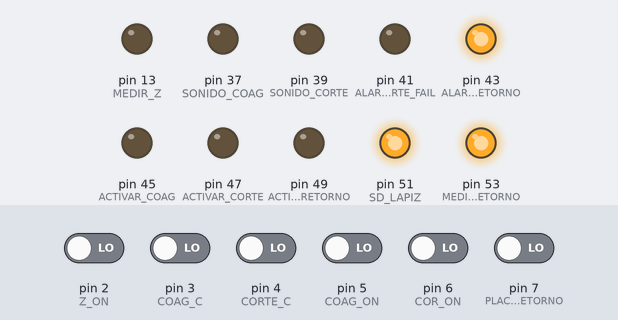
The sketch below on a simulated Arduino Mega 2560, built with avr-gcc and run on an emulated ATmega2560. On the bench: output pins drawn as LEDs (lit = HIGH). The test bench sets the inputs (shaded band); at power-on: pin 2 (Z_ON), pin 3 (COAG_C), pin 4 (CORTE_C), pin 5 (COAG_ON), pin 6 (COR_ON), pin 7 (PLACA_RETORNO) LOW.

Above: at 1.2 s.
1.3 s: pin 7 (PLACA_RETORNO) driven HIGH
At 1.9 s:
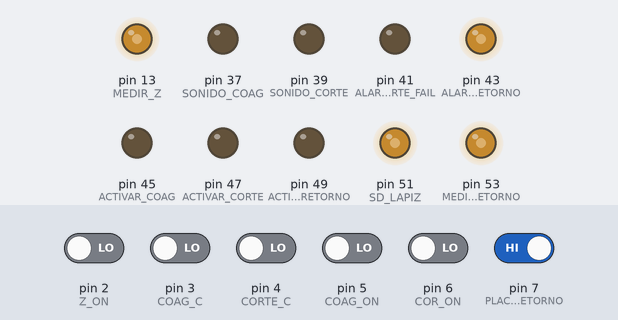
2.8 s: pin 2 (Z_ON) driven HIGH
At 3.7 s:
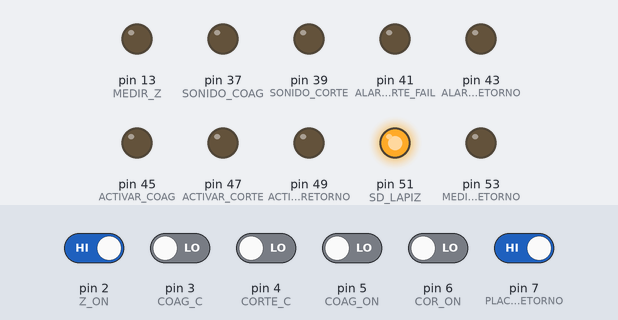
4.3 s: pin 5 (COAG_ON) driven HIGH
At 5.1 s:
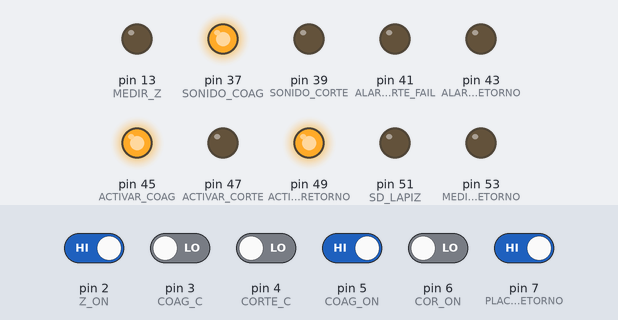
5.8 s: pin 3 (COAG_C) driven HIGH
At 6.5 s:
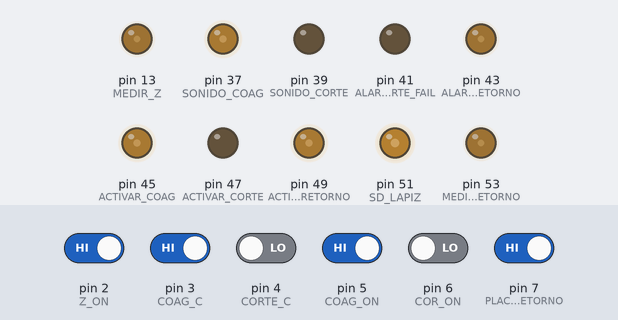
7.3 s: pin 6 (COR_ON) driven HIGH
At 8.4 s:
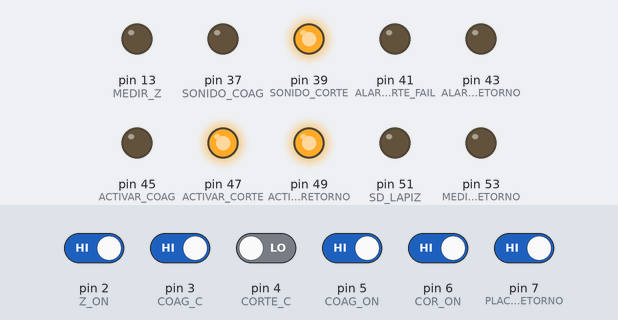
8.8 s: pin 4 (CORTE_C) driven HIGH
At 10.0 s:
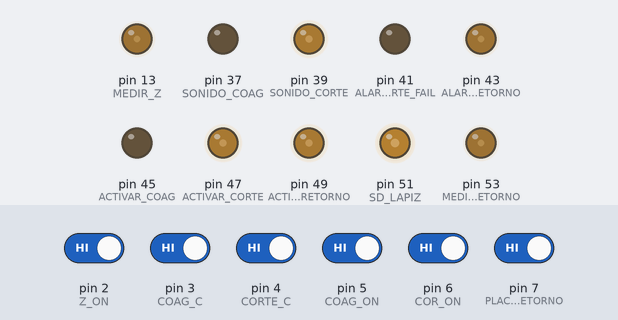
Timing chart, 0 to 11.3 s (numbered marks = the images above; inputs shaded):
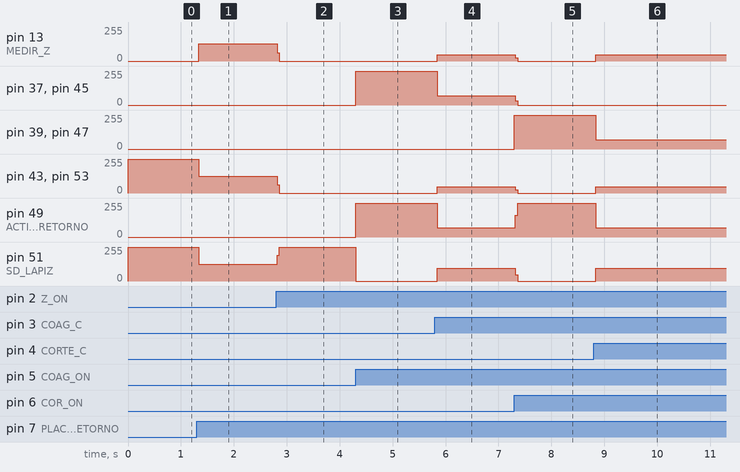

The sketch:

States_Machine_Bisturi.ino
```cpp
//DEFINICION DE ESTADOS
#define INICIO 0
#define MONITOREAR_PLACA 1
#define CORTE_FAIL 2
#define MONITOREAR_Z 3
#define ELECCION_MODO 4
#define CORTAR 5
#define COAGULAR 6


//DEFINICIÓN DE ENTRADAS
//Recordar que las entradas están asociadas a pines físicos
//Poneras como INPUTS en el void Setup

//FALTA ASOCIAR LAS ENTRADAS A PINES DIGITALES DISPONIBLES
#define PLACA_RETORNO 7
#define COR_ON 6
#define COAG_ON 5
#define CORTE_C 4
#define COAG_C 3
#define Z_ON 2


//DEFINICIÓN DE SALIDAS
//Recordar que las entradas están asociadas a pines físicos
//Poneras como OUTPUTS en el void Setup y hacer señales internas donde haga falta

//FALTA ASOCIAR LAS ENTRADAS A PINES DIGITALES DISPONIBLES
#define MEDIR_RETORNO 53
#define SD_LAPIZ 51
#define ACTIVAR_RETORNO 49
#define ACTIVAR_CORTE 47
#define ACTIVAR_COAG 45
#define ALARMA_RETORNO 43 //SOLO SI SE HACE UNA ALARMA VISUAL QUE OCUPE UN PIN FISICO
#define ALARMA_CORTE_FAIL 41
#define SONIDO_CORTE 39
#define SONIDO_COAG 37
#define MEDIR_Z 13

int ESTADO = 0;
boolean PLACA_RETORNO_S = 0;
boolean COR_ON_S = 0;
boolean COAG_ON_S = 0;
boolean CORTE_C_S = 0;
boolean COAG_C_S = 0;
boolean Z_ON_S = 0;


void setup() {

  //ENTRADAS DE LA MAQUINA DE ESTADOS
  SET_INPUTS_STATES_MACHINE();

  //SALIDA DE LA MAQUINA DE ESTADOS
  SET_OUTPUTS_STATES_MACHINE();

}

void loop() {

  //Hacer case para máquina de estados
  //Creo que se puede incluir esto en el uC principal para no hacer mas conexiones fisicas
  READ_INPUTS_STATES_MACHINE(); //LEE Y ALMACENA EL ESTADO DE LAS ENTRADAS DE LA MAQUINA DE ESTADOS
  TURN_ON_STATES_MACHINE(); //ARRANCA LA MÁQUINA DE ESTADO Y ACTUALIZA LAS SALIDAS
  //Dependiendo de la señal puedo o no agregar delays para darle tiempo de respuesta a los reles.

}


//DEFINICIÓN DE QUE HACE CADA ESTADO
void ESTADO_INICIO(){
   digitalWrite(MEDIR_RETORNO, 0);
   digitalWrite(SD_LAPIZ, 0);
   digitalWrite(MEDIR_Z, 0);
   digitalWrite(ACTIVAR_RETORNO, 0);
   digitalWrite(ACTIVAR_CORTE, 0);
   digitalWrite(ACTIVAR_COAG, 0);
   digitalWrite(ALARMA_RETORNO, 0);
   digitalWrite(ALARMA_CORTE_FAIL, 0);
   digitalWrite(SONIDO_CORTE, 0);
   digitalWrite(SONIDO_COAG, 0);

}

void ESTADO_MONITOREAR_PLACA(){
   digitalWrite(MEDIR_RETORNO, 1);
   digitalWrite(SD_LAPIZ, 1);
   digitalWrite(MEDIR_Z, 0);
   digitalWrite(ACTIVAR_RETORNO, 0);
   digitalWrite(ACTIVAR_CORTE, 0);
   digitalWrite(ACTIVAR_COAG, 0);
   digitalWrite(ALARMA_RETORNO, 1);
   digitalWrite(ALARMA_CORTE_FAIL, 0);
   digitalWrite(SONIDO_CORTE, 0);
   digitalWrite(SONIDO_COAG, 0);
}

void ESTADO_CORTE_FAIL(){
   digitalWrite(MEDIR_RETORNO, 1);
   digitalWrite(SD_LAPIZ, 1);
   digitalWrite(MEDIR_Z, 0);
   digitalWrite(ACTIVAR_RETORNO, 0);
   digitalWrite(ACTIVAR_CORTE, 0);
   digitalWrite(ACTIVAR_COAG, 0);
   digitalWrite(ALARMA_RETORNO, 1);
   digitalWrite(ALARMA_CORTE_FAIL, 1);
   digitalWrite(SONIDO_CORTE, 0);
   digitalWrite(SONIDO_COAG, 0);
}

void ESTADO_MONITOREAR_Z(){
   digitalWrite(MEDIR_RETORNO, 0);
   digitalWrite(SD_LAPIZ, 0);
   digitalWrite(MEDIR_Z, 1);
   digitalWrite(ACTIVAR_RETORNO, 0);
   digitalWrite(ACTIVAR_CORTE, 0);
   digitalWrite(ACTIVAR_COAG, 0);
   digitalWrite(ALARMA_RETORNO, 0);
   digitalWrite(ALARMA_CORTE_FAIL, 0);
   digitalWrite(SONIDO_CORTE, 0);
   digitalWrite(SONIDO_COAG, 0);
}

void ESTADO_COAGULAR(){
   digitalWrite(MEDIR_RETORNO, 0);
   digitalWrite(SD_LAPIZ, 0);
   digitalWrite(MEDIR_Z, 0);
   digitalWrite(ACTIVAR_RETORNO, 1);
   digitalWrite(ACTIVAR_CORTE, 0);
   digitalWrite(ACTIVAR_COAG, 1);
   digitalWrite(ALARMA_RETORNO, 0);
   digitalWrite(ALARMA_CORTE_FAIL, 0);
   digitalWrite(SONIDO_CORTE, 0);
   digitalWrite(SONIDO_COAG, 1);
}

void ESTADO_CORTAR(){
   digitalWrite(MEDIR_RETORNO, 0);
   digitalWrite(SD_LAPIZ, 0);
   digitalWrite(MEDIR_Z, 0);
   digitalWrite(ACTIVAR_RETORNO, 1);
   digitalWrite(ACTIVAR_CORTE, 1);
   digitalWrite(ACTIVAR_COAG, 0);
   digitalWrite(ALARMA_RETORNO, 0);
   digitalWrite(ALARMA_CORTE_FAIL, 0);
   digitalWrite(SONIDO_CORTE, 1);
   digitalWrite(SONIDO_COAG, 0);
}

void ESTADO_ELECCION_MODO(){
   digitalWrite(MEDIR_RETORNO, 0);
   digitalWrite(SD_LAPIZ, 1);
   digitalWrite(MEDIR_Z, 0);
   digitalWrite(ACTIVAR_RETORNO, 0);
   digitalWrite(ACTIVAR_CORTE, 0);
   digitalWrite(ACTIVAR_COAG, 0);
   digitalWrite(ALARMA_RETORNO, 0);
   digitalWrite(ALARMA_CORTE_FAIL, 0);
   digitalWrite(SONIDO_CORTE, 0);
   digitalWrite(SONIDO_COAG, 0);
}

//FUNCIÓN PARA LEER Y ALMACENAR ENTRADAS
void READ_INPUTS_STATES_MACHINE(){
  PLACA_RETORNO_S = digitalRead(PLACA_RETORNO);
  COR_ON_S = digitalRead(COR_ON);
  COAG_ON_S = digitalRead(COAG_ON);
  CORTE_C_S = digitalRead(CORTE_C);
  COAG_C_S = digitalRead(COAG_C);
  Z_ON_S = digitalRead(Z_ON);
}


//FUNCIONES PARA SETEAR ENTRADAS Y SALIDAS DE LA MAQUINA DE ESTADOS
void SET_INPUTS_STATES_MACHINE(){

  pinMode(PLACA_RETORNO, INPUT);
  pinMode(COR_ON, INPUT);
  pinMode(COAG_ON, INPUT);
  pinMode(CORTE_C, INPUT);
  pinMode(COAG_C, INPUT);
  pinMode(Z_ON, INPUT);

}

void SET_OUTPUTS_STATES_MACHINE(){

  pinMode(MEDIR_RETORNO, OUTPUT);
  pinMode(SD_LAPIZ, OUTPUT);
  pinMode(ACTIVAR_RETORNO, OUTPUT);
  pinMode(ACTIVAR_CORTE, OUTPUT);
  pinMode(ACTIVAR_COAG, OUTPUT);
  pinMode(ALARMA_RETORNO, OUTPUT);
  pinMode(ALARMA_CORTE_FAIL, OUTPUT);
  pinMode(SONIDO_CORTE, OUTPUT);
  pinMode(SONIDO_COAG, OUTPUT);
  pinMode(MEDIR_Z, OUTPUT);

}

void TURN_ON_STATES_MACHINE(){

//MAQUINA DE ESTADO
  switch (ESTADO) {
      case 0:
        ESTADO_INICIO();
        ESTADO = MONITOREAR_PLACA;
        break;

      case 1:
        ESTADO_MONITOREAR_PLACA();
        if(PLACA_RETORNO_S==1){
            ESTADO = MONITOREAR_Z;
        } else if((COR_ON_S || COAG_ON_S) & !PLACA_RETORNO_S){
            ESTADO = CORTE_FAIL;
        } else {
            //SIGO EN EL MISMO ESTADO;
        }
        break;

      case 2:
        ESTADO_CORTE_FAIL();
        if(!COR_ON_S & !COAG_ON_S==1){
            ESTADO = MONITOREAR_PLACA;
        }
        break;

      case 3:
        ESTADO_MONITOREAR_Z();
          if(Z_ON_S==1){
              ESTADO = ELECCION_MODO;
          } else {
              ESTADO = MONITOREAR_PLACA;
          }
        break;
      case 4:
        ESTADO_ELECCION_MODO(); // No olvidar agregar un timer en caso de que nunca llegue señal de corte desde el lapiz
        if(COR_ON_S==1){
            ESTADO = CORTAR;
        } else if(COAG_ON_S){
            ESTADO = COAGULAR;
        } else {
            //sigue en el mismo estado
        }
      break;

      case 5:
        ESTADO_CORTAR();  //No olvidar agregar un pequeño tiempo para darle tiempo al sensor de corriente
        if(CORTE_C_S==1){
            ESTADO = ESTADO_INICIO;
        } else {
            // ME QUEDO EN EL MISMO ESTADO
        }
      break;

      case 6:
        ESTADO_COAGULAR();  //No olvidar agregar un pequeño tiempo para darle tiempo al sensor de corriente
        if(COAG_C_S==1){
            ESTADO = ESTADO_INICIO;
        } else {
            // ME QUEDO EN EL MISMO ESTADO
        }
      break;

      default:
      ESTADO=0;
  }
}
```

Measured:
- after the input at 1.3 s, pin 13 (MEDIR_Z): 0/255 → 128/255 at once; pin 43 (ALARMA_RETORNO), pin 51 (SD_LAPIZ), pin 53 (MEDIR_RETORNO): 255/255 → 127/255 at once
- after the input at 2.8 s, pin 13 (MEDIR_Z): 128/255 → 0/255 at once; pin 43 (ALARMA_RETORNO), pin 53 (MEDIR_RETORNO): 127/255 → 0/255 at once; pin 51 (SD_LAPIZ): 127/255 → 255/255 at once
- after the input at 4.3 s, pin 37 (SONIDO_COAG), pin 45 (ACTIVAR_COAG), pin 49 (ACTIVAR_RETORNO): 0/255 → 255/255 at once; pin 51 (SD_LAPIZ): 255/255 → 0/255 at once
- after the input at 5.8 s, pin 13 (MEDIR_Z), pin 43 (ALARMA_RETORNO), pin 53 (MEDIR_RETORNO): 0/255 → 47/255 at once; pin 37 (SONIDO_COAG), pin 45 (ACTIVAR_COAG), pin 49 (ACTIVAR_RETORNO): 255/255 → 68/255 at once; pin 51 (SD_LAPIZ): 0/255 → 94/255 at once
- after the input at 7.3 s, pin 13 (MEDIR_Z), pin 43 (ALARMA_RETORNO), pin 53 (MEDIR_RETORNO): 47/255 → 0/255 at once; pin 37 (SONIDO_COAG), pin 45 (ACTIVAR_COAG): 68/255 → 0/255 at once; pin 39 (SONIDO_CORTE), pin 47 (ACTIVAR_CORTE): 0/255 → 255/255 at once; pin 49 (ACTIVAR_RETORNO): 68/255 → 255/255 at once; pin 51 (SD_LAPIZ): 94/255 → 0/255 at once
- after the input at 8.8 s, pin 13 (MEDIR_Z), pin 43 (ALARMA_RETORNO), pin 53 (MEDIR_RETORNO): 0/255 → 47/255 at once; pin 39 (SONIDO_CORTE), pin 47 (ACTIVAR_CORTE), pin 49 (ACTIVAR_RETORNO): 255/255 → 68/255 at once; pin 51 (SD_LAPIZ): 0/255 → 94/255 at once
